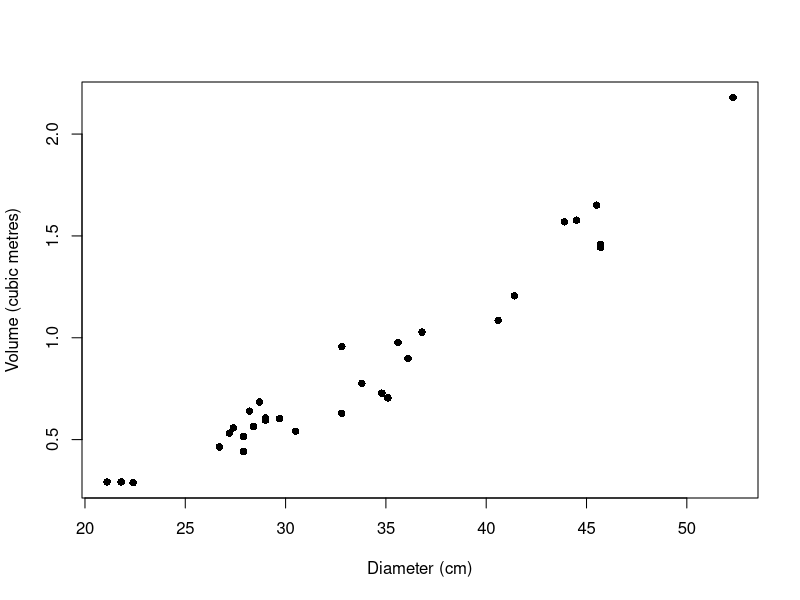
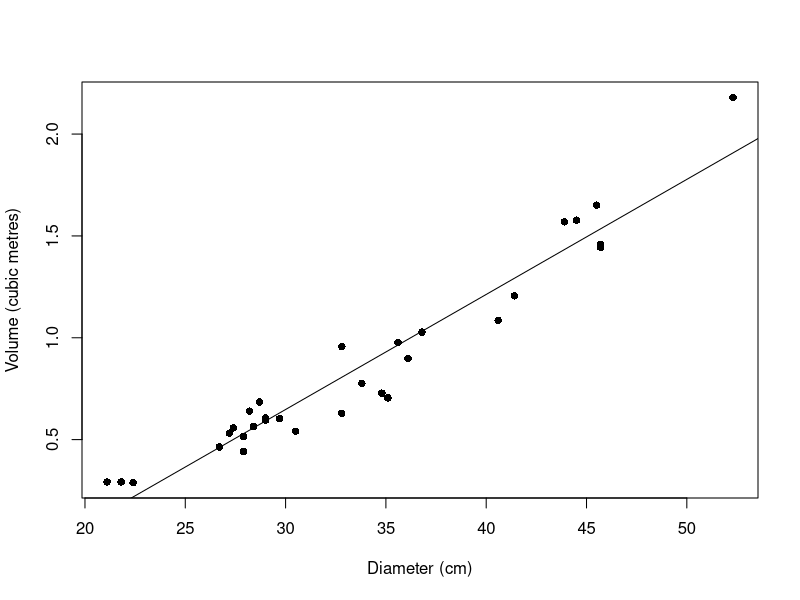
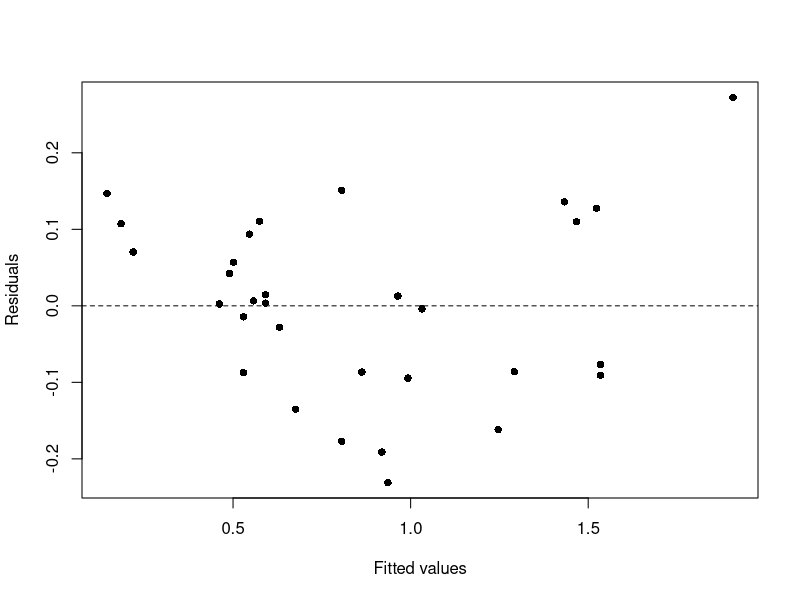
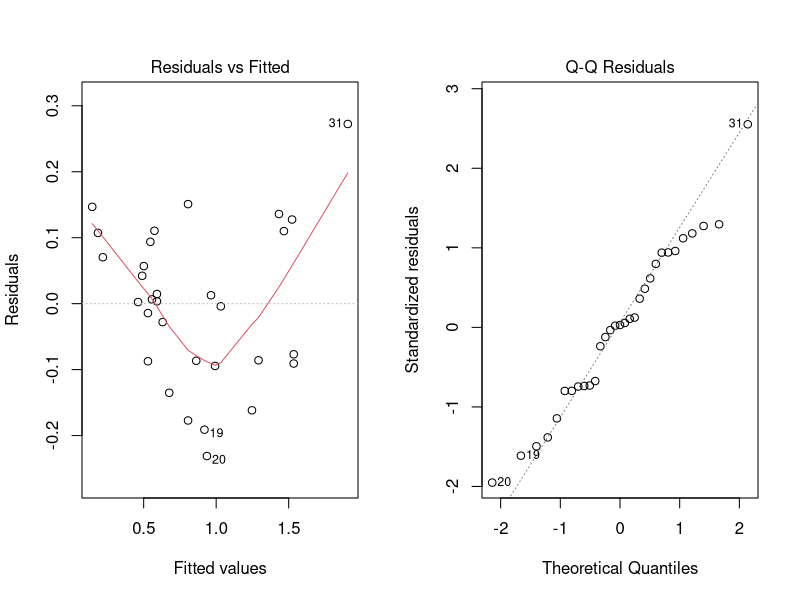
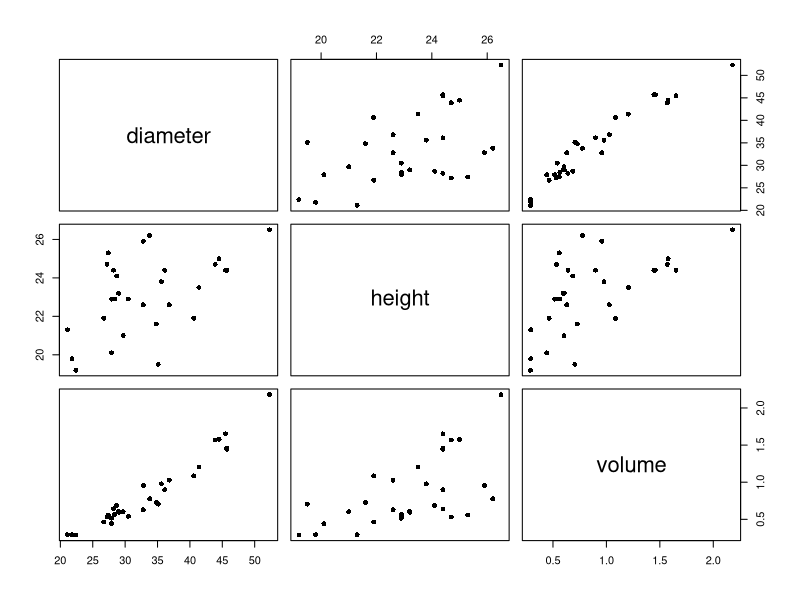
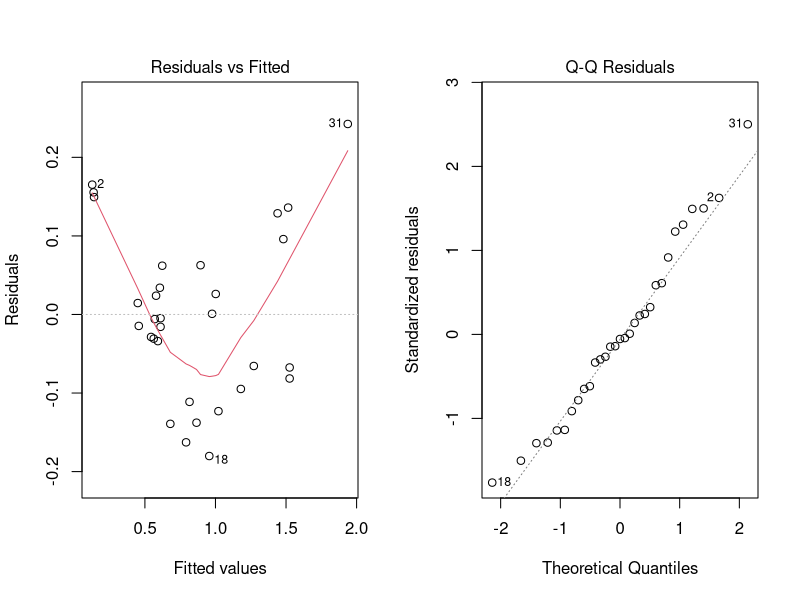

Write R code to recreate these figures, in order.
## -----------------------------------------------------------------------------
str(trees)

## -----------------------------------------------------------------------------
cherry <- data.frame(
  diameter = round(trees$Girth * 2.54, 1), # cm
  height = round(trees$Height * 0.3048, 1), # m
  volume = round(trees$Volume * 0.0283168, 3) # cubic metres
)
summary(cherry)

## -----------------------------------------------------------------------------
plot(cherry$diameter, cherry$volume,
  pch = 16,
  xlab = "Diameter (cm)", ylab = "Volume (cubic metres)"
)
cor(cherry$diameter, cherry$volume)

## -----------------------------------------------------------------------------
my_var <- function(x) mean(x^2) - mean(x)^2
my_cov <- function(x, y) mean(x * y) - mean(x) * mean(y)

x <- cherry$diameter
y <- cherry$volume
beta_hat <- my_cov(x, y) / my_var(x) # Slope
alpha_hat <- mean(y) - beta_hat * mean(x) # Intercept
c(alpha_hat, beta_hat)

## -----------------------------------------------------------------------------
fit <- lm(volume ~ diameter, data = cherry)
coef(fit) # Least squares estimates

## -----------------------------------------------------------------------------
head(fitted(fit))
head(residuals(fit))

## -----------------------------------------------------------------------------
e <- residuals(fit)
1 - my_var(e) / my_var(y)
cor(x, y)^2

## -----------------------------------------------------------------------------
plot(cherry$diameter, cherry$volume,
  pch = 16,
  xlab = "Diameter (cm)", ylab = "Volume (cubic metres)"
)
abline(fit) # Same as abline(a = alpha_hat, b = beta_hat)

## -----------------------------------------------------------------------------
n <- nrow(cherry)
s <- sqrt(sum(e^2) / (n - 2))
s
sigma(fit) # The same value, computed by R

## -----------------------------------------------------------------------------
se_hat <- s / sqrt(sum((x - mean(x))^2)) # Estimated standard error
se_hat

## -----------------------------------------------------------------------------
t_obs <- (beta_hat - 0) / se_hat # Observed test statistic
t_obs
qt(0.975, df = n - 2) # Critical value, significance level 5%
2 * (1 - pt(abs(t_obs), df = n - 2)) # Two-sided P-value

## -----------------------------------------------------------------------------
summary(fit)

## -----------------------------------------------------------------------------
t_quant <- qt(0.975, df = n - 2) # Quantile of order 0.975
c(beta_hat - t_quant * se_hat, beta_hat + t_quant * se_hat)
confint(fit) # Both alpha and beta, 95% by default

## -----------------------------------------------------------------------------
alpha_hat + beta_hat * 40
new_tree <- data.frame(diameter = 40)
predict(fit, newdata = new_tree)

## -----------------------------------------------------------------------------
predict(fit, newdata = new_tree, interval = "confidence")
predict(fit, newdata = new_tree, interval = "prediction")

## -----------------------------------------------------------------------------
plot(fitted(fit), residuals(fit),
  pch = 16,
  xlab = "Fitted values", ylab = "Residuals"
)
abline(h = 0, lty = "dashed") # Horizontal line at zero

## -----------------------------------------------------------------------------
par(mfrow = c(1, 2)) # Two plots side by side
plot(fit, which = 1:2)
par(mfrow = c(1, 1))

## -----------------------------------------------------------------------------
predict(fit, newdata = data.frame(diameter = 15))

## -----------------------------------------------------------------------------
pairs(cherry, pch = 16)
round(cor(cherry), 2)

## -----------------------------------------------------------------------------
fit2 <- lm(volume ~ diameter + height, data = cherry)
coef(fit2)

## -----------------------------------------------------------------------------
summary(fit2)

## -----------------------------------------------------------------------------
confint(fit2)

## -----------------------------------------------------------------------------
fit_height <- lm(volume ~ height, data = cherry)
coef(fit_height)

## -----------------------------------------------------------------------------
new_trees <- data.frame(diameter = c(40, 40), height = c(20, 25))
predict(fit2, newdata = new_trees, interval = "prediction")

## -----------------------------------------------------------------------------
par(mfrow = c(1, 2))
plot(fit2, which = 1:2)
par(mfrow = c(1, 1))
